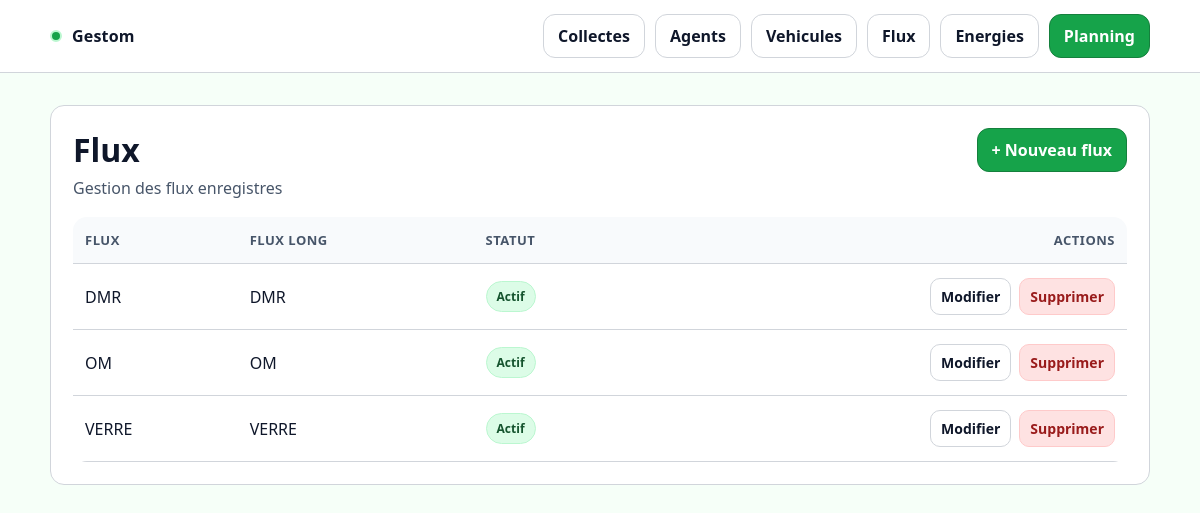
/flux/, run on an earlier commit of the app's database.
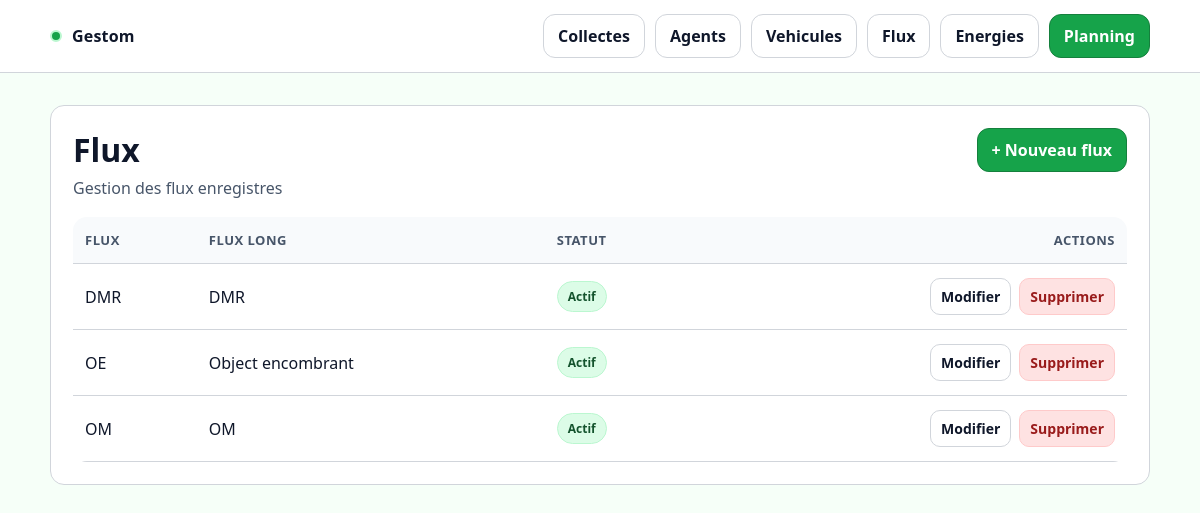
And on a later commit of the database.
### core/models.py (models this page shows, shortened)
class Flux(models.Model):
    id_flux = models.AutoField(primary_key=True)
    flux = models.CharField(max_length=150)
    flux_long = models.CharField(max_length=255)
    archive = models.BooleanField(default=False)
    class Meta:
        ordering = ["flux"]

### core/views.py (the view)
# urls.py: path("flux/", FluxListView.as_view(), name="flux_list"),
class FluxListView(ListView):
    model = Flux
    template_name = "core/flux_list.html"
    context_object_name = "fluxes"

### core/templates/core/flux_list.html (shortened to what this page needs)
{% extends "core/base.html" %}
{% block content %}
<div class="card">
  <div class="card__pad">
    <div class="header">
      <div>
        <h1 class="h1">Flux</h1>
        <p class="sub">Gestion des flux enregistres</p>
      </div>
      <a href="{% url 'core:flux_create' %}" class="btn btn--primary">
        + Nouveau flux
      </a>
    </div>
    <div class="table-wrap">
      <table class="table">
        <thead>
          <tr>
            <th>Flux</th>
            <th>Flux long</th>
            <th>Statut</th>
            <th class="right">Actions</th>
          </tr>
        </thead>
        <tbody>
          {% for f in object_list %}
          <tr>
            <td>{{ f.flux }}</td>
            <td>{{ f.flux_long }}</td>
            <td>
              {% if f.archive %}
                <span class="badge badge--low">Archive</span>
              {% else %}
                <span class="badge badge--ok">Actif</span>
              {% endif %}
            </td>
            <td class="right">
              <div class="actions">
                <a href="{% url 'core:flux_update' f.pk %}" class="btn btn--sm btn--ghost">Modifier</a>
                <a href="{% url 'core:flux_delete' f.pk %}" class="btn btn--sm btn--danger">Supprimer</a>
              </div>
            </td>
          </tr>
          {% empty %}
          <tr>
            <td colspan="4" class="sub">Aucun flux enregistre</td>
          </tr>
          {% endfor %}
        </tbody>
      </table>
    </div>
  </div>
</div>
{% endblock %}

What changed in the data, as far as the page shows it:
removed Flux: flux "VERRE", flux_long "VERRE", archive "Actif"
added Flux: flux "OE", flux_long "Object encombrant", archive "Actif"
